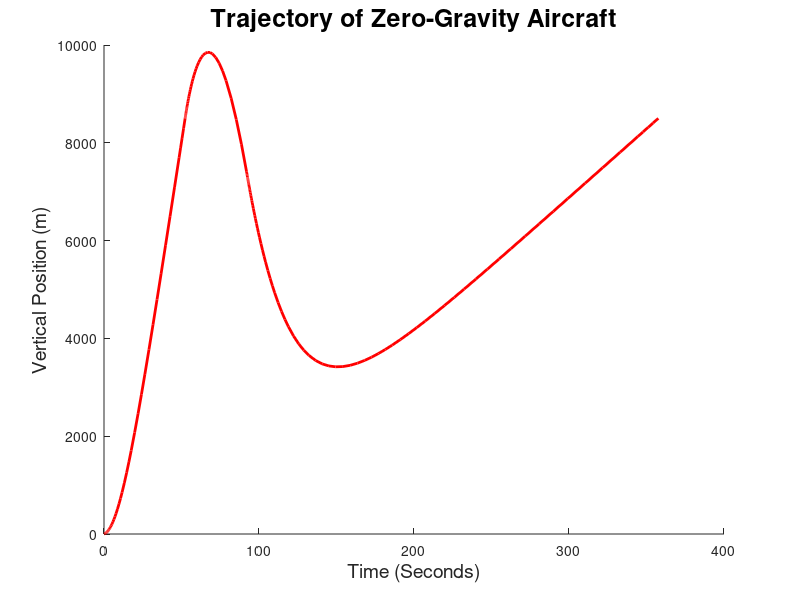

The MATLAB script that drew this image:
function punchline()
% Modeling a Boeing 727

    g = 9.81;       % acceleration due to gravity (m/s^2)
    m = 65000;      % mass of airplane (kg)
    rho = 1.3;      % density of air (kg/m^3)
    A = 330;        % cross-sectional area of plane (m^2)
    C_l = 0.56;     % coefficient of lift (dimensionless)
    C_D = 0.6;      % coefficient of drag (dimensionless)
    
    F_thrust = 2000000;
    %F_thrust_2 = 2800000;
    F_thrust_2 = 1000000;
    initial_pos = [0, 0];
    initial_vel = [40, 10];
    
    options = odeset('events', @events);
    options2 = odeset('events', @events2);
    
    [TIME, Y] = ode45(@thrust_on_1, [0, 2000], [initial_pos, initial_vel], options);
    T = TIME;
    
    [TIME, Y_2] = ode45(@thrust_off, [T(end), 4000], [Y(end, 1), Y(end, 2), Y(end, 3), Y(end, 4)], options2);
    Y = [Y; Y_2];
    T = [T; TIME];
    
    disp(T(end, 1));
    vector = ( norm( [Y_2(1, 3); Y_2(1, 4)]-[Y_2(2, 3); Y_2(2, 4)] ) ) / (TIME(2, 1)-TIME(1, 1));
    
    [TIME_2, Y_2] = ode45(@thrust_on_2, [T(end), 4000], [Y(end, 1), Y(end, 2), Y(end, 3), Y(end, 4)], options);
    Y = [Y; Y_2];
    T = [T; TIME_2];
    
    disp(TIME_2(1,1));
    disp(TIME_2(2,1));
    
    %vector = ( [Y_2(1, 3); Y_2(1, 4)]-[Y_2(2, 3); Y_2(2, 4)] ) / (TIME_2(2, 1)-TIME_2(1, 1)) ;
    acceleration = (norm(vector)/9.8 - 1);
    disp(acceleration);
    
%     disp(Y);
    
%     for i = 2:10
%         [TIME, Y_2] = ode45(@thrust_on_2, [T(end), 2000*(i+1)], [Y(end, 1), Y(end, 2), Y(end, 3), Y(end, 4)], options);
%         Y = [Y; Y_2];
%         T = [T; TIME];
% %         t = t + (TIME(end) - TIME(1));
%         [TIME, Y_2] = ode45(@thrust_off, [T(end), 2000*(i+2)], [Y(end, 1), Y(end, 2), Y(end, 3), Y(end, 4)], options2);
%         Y = [Y; Y_2];
%         T = [T; TIME];
%     end

    clf;
    hold on;
    plot(T, Y(:,2), 'r', 'LineWidth', 2)
    xlabel('Time (Seconds)', 'FontSize', 14);
    %disp(t); %time spent thrusting
    %disp(TIME(end) - t_1); %total time of flight
    %plot(Y(:,1), Y(:,2), 'LineWidth', 2);
    %plot(Y_2(:,1), Y_2(:,2));
    %axis([0, 2e4, 0, 10000]);
    %xlabel('Horizontal Position (m)', 'FontSize', 14);
    ylabel('Vertical Position (m)', 'FontSize', 14);
    title('Trajectory of Zero-Gravity Aircraft', 'FontSize', 18);

    function res = thrust_on_1(t, W)
        P = W(1:2);
        V = W(3:4);
        
        v = norm(V);
        v_hat = V / v;
        s_hat = fliplr(v_hat);
        
        %disp(t);
        %disp(F_thrust);
        %hold on;
        %plot(t, F_thrust, 'o');
        
        dPdt = V;
        dVdt = [0; -g] + ([F_thrust*cos(pi/4);F_thrust*cos(pi/4)]/m) + ((rho*A*v^2) / (2*m)) * (C_l*s_hat - C_D*v_hat);
        
        res = [dPdt; dVdt];
    end

    function res = thrust_on_2(t, W)
        P = W(1:2);
        V = W(3:4);
        
        v = norm(V);
        v_hat = V / v;
        s_hat = fliplr(v_hat);
        
        %disp(t);
        %disp(F_thrust);
        %hold on;
        %plot(t, F_thrust, 'o');
        
        dPdt = V;
        dVdt = [0; -g] + ([F_thrust_2*cos(pi/4);F_thrust_2*cos(pi/4)]/m) + ((rho*A*v^2) / (2*m)) * (C_l*s_hat - C_D*v_hat);
        
        res = [dPdt; dVdt];
    end
    
    function res = thrust_off(t, W)
        P = W(1:2);
        V = W(3:4);
        
        v = norm(V);
        v_hat = V / v;
        s_hat = fliplr(v_hat);
        
        %disp(t);
        %disp(F_thrust);
        %hold on;
        %plot(t, F_thrust, 'o');
        
        dPdt = V;
        dVdt = [0; -g] + ([0; 0]/m) + ((rho*A*v^2) / (2*m)) * (C_l*s_hat - C_D*v_hat);
        
        res = [dPdt; dVdt];
    end

    function [value, isterminal,direction] = events(t, W) % kill thrust when height is increasing
        value = W(2) - 8500;
        %value = W(2) - 9000;
        direction = 1;
        isterminal = 1;
    end

    function [value, isterminal, direction] = events2(t, W) % when plane is too close to ground terminate
        value = W(2) - 7300;
        
        direction = -1;
        isterminal = 1;
    end

end
